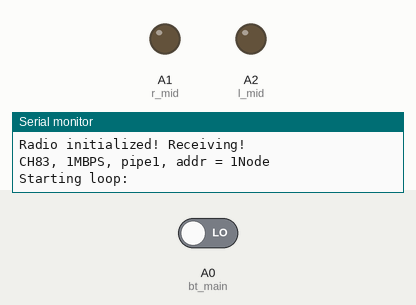
The sketch below on a simulated Arduino Uno, built with avr-gcc and run on an emulated ATmega328P. Parts: output pins drawn as LEDs (lit = HIGH), the last lines printed to the serial monitor. Dashed ring = blinking. Inputs (shaded band) come from the test bench; at power-on: A0 (bt_main) LOW. No radio packets arrive unless stated.

Above: at 3.2 s.
3.3 s: A0 (bt_main) driven HIGH
At 3.6 s:
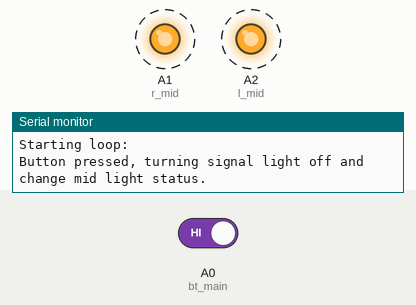
9.3 s: A0 (bt_main) driven LOW
At 9.3 s:
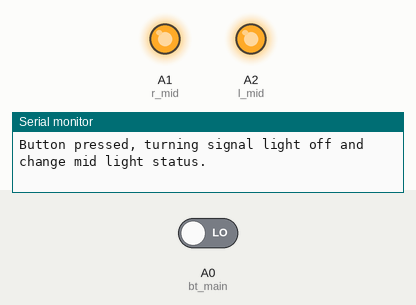
Timing chart, 0 to 12.3 s (numbered marks = the images above; inputs shaded):
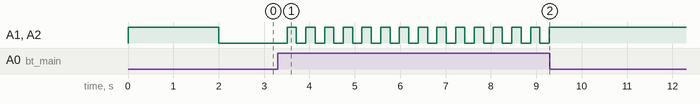

Measured:
- after the input at 3.3 s, A1 (r_mid), A2 (l_mid): alternates HIGH for 0.21 s and LOW for 0.21 s, starting after 0.21 s
- after the input at 9.3 s, A1 (r_mid), A2 (l_mid): stops changing and stays HIGH

The sketch:

front_receive.ino
```cpp
#define enable_serial_debug true  //是否開啟序列除錯

#define CE 7        //2.4G 無線模組的 CE 腳位
#define CSN 8       //2.4G 無線模組的 CSN 腳位
#define r_mid A1    //大燈(中間)繼電器腳位
#define l_mid A2    //大燈指示led燈腳位
#define bt_main A0  //大燈手動開啟的按鍵腳位


#include <SPI.h>
#include "RF24.h" //RF24.h by nRF24 "https://github.com/nRF24/RF24"


bool b_mid = false;  //大燈按鈕是否觸發的布林函數


//2.4G 無限模組
RF24 rf24(CE, CSN);           //定義2.4G無線模組的腳位
const byte addr[] = "1Node";  //定義2.4G無限模組的位置
const byte pipe = 1;          //指定通道編號


/*
定義接收訊號
a --> on
b --> off
*/
char on[32] = "a";
char off[32] = "b";


void setup() {
  //啟用序列監控
  if (enable_serial_debug)
    Serial.begin(9600);


  rf24.begin();                      //初始化2.4G無線模組
  rf24.setChannel(83);               //設定頻道編號
  rf24.setPALevel(RF24_PA_MIN);      //設定功率
  rf24.setDataRate(RF24_1MBPS);      //設定傳輸速率
  rf24.openReadingPipe(pipe, addr);  //開啟通道和位址
  rf24.startListening();             //開始監聽無線廣播


  //設定腳位狀態
  pinMode(r_mid, OUTPUT);
  pinMode(l_mid, OUTPUT);
  pinMode(bt_main, INPUT);

  //讓所有燈都亮過一遍檢查錯誤
  Serial.println("Testing lights...");
  digitalWrite(r_mid, HIGH);
  digitalWrite(l_mid, HIGH);
  delay(2000);
  digitalWrite(r_mid, LOW);
  digitalWrite(l_mid, LOW);

  Serial.println("Radio initialized! Receiving!");
  Serial.println("CH83, 1MBPS, pipe1, addr = 1Node");
  Serial.println("Starting loop:");
}

void loop() {
  //**********************
  //****PART1 寫入繼電器****
  //**********************


  //將大燈的布林函數狀態寫入繼電器及指示燈
  digitalWrite(r_mid, b_mid);
  digitalWrite(l_mid, b_mid);


  //**********************
  //*****PART2 偵測信號*****
  //**********************


  //偵測按鈕是否按下並針對動作作動
  if (digitalRead(bt_main) == true) {
    delay(200);
    if (digitalRead(bt_main) == true) {
      b_mid = !b_mid;
      Serial.println("Button pressed, turning signal light off and change mid light status.");

    }
  }

  //2.4G無線模組接收訊號
  if (rf24.available(&pipe)) {
    char msg[32] = "";
    rf24.read(&msg, sizeof(msg));  //將獨到的訊息存入msg

    Serial.println(msg);

    if (strcmp(msg, on) == 0) {  //判斷接收到的訊息是否為開大燈
      Serial.println("Mid on!");
      b_mid = true;


    } else if (strcmp(msg, off) == 0) { //判斷接收到的訊息是否為開大燈
      Serial.println("Mid off!");
      b_mid = false;


    } else {
      Serial.println("Ignore!");
    }
  }
}
```
